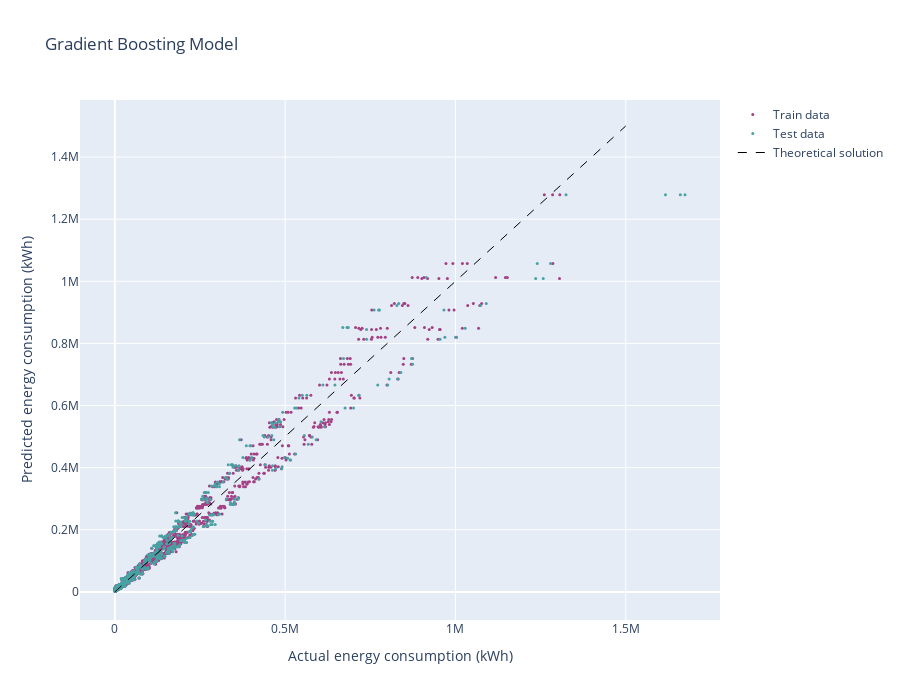

Notebook code cell kept with this figure:
### Markdown cell above
## Gradient Boosting

### Code cell
X, y = gdf_data[best_columns_gb], gdf_data.energy

X_train, X_test, y_train, y_test = train_test_split(
    X, y, test_size=0.3, random_state=13
)

params = {
    "n_estimators": 800,
    "max_depth": 6,
    "min_samples_split": 5,
    "learning_rate": 0.01,
    "loss": "squared_error",
}

reg = ensemble.GradientBoostingRegressor(**params)
reg.fit(X_train, y_train)

mse = mean_squared_error(y_test, reg.predict(X_test))
r2_train = r2_score(y_train, reg.predict(X_train))
r2 = r2_score(y_test, reg.predict(X_test))
print("The mean squared error (MSE) on test set: {:.4f}".format(mse))
print("The R2 score (R2) on train set: {:.4f}".format(r2_train))
print("The R2 score (R2) on test set: {:.4f}".format(r2))

feature_importance = reg.feature_importances_
sorted_idx = np.argsort(feature_importance)
pos = np.arange(sorted_idx.shape[0]) + 0.5
fig = plt.figure(figsize=(12, 6))
plt.subplot(1, 2, 1)
plt.barh(pos, feature_importance[sorted_idx], align="center")
plt.yticks(pos, np.array(X.columns)[sorted_idx])
plt.title("Feature Importance (MDI)")

result = permutation_importance(
    reg, X_test, y_test, n_repeats=10, random_state=42, n_jobs=2
)
sorted_idx = result.importances_mean.argsort()
plt.subplot(1, 2, 2)
plt.boxplot(
    result.importances[sorted_idx].T,
    vert=False,
    labels=np.array(X.columns)[sorted_idx],
)
plt.title("Permutation Importance (test set)")
fig.tight_layout()
plt.show()

fig = go.Figure()

fig.add_trace(go.Scatter(x=y_train, y=reg.predict(X_train),
                    mode='markers',
                    name='Train data',
                    marker = {'color': '#A34184',
                              'size': 3}))

fig.add_trace(go.Scatter(x=y_test, y=reg.predict(X_test),
                    mode='markers',
                    name='Test data',
                    marker = {'color': '#49A1A3',
                              'size': 3}))

fig.add_trace(go.Scatter(x=[0, 1.5e6], y=[0, 1.5e6],
                    mode='lines',
                    name='Theoretical solution',
                    line=dict(color='black', 
                              width=1,
                              dash='dash')))

fig.update_layout(
    width=900,
    height=700,
    title="Gradient Boosting Model",
    xaxis_title="Actual energy consumption (kWh)", 
    yaxis_title="Predicted energy consumption (kWh)"
)

### Figure 1 — Plotly figure (JSON) as saved in the notebook; plotly's stock layout.template omitted (floating-point values rounded to 4 significant figures; data arrays with more than 128 entries replaced by an {"elided": "..."} marker saying what was removed)
{"data": [{"marker": {"color": "#A34184", "size": 3}, "mode": "markers", "name": "Train data", "type": "scatter", "x": {"elided": "1607 float values"}, "y": {"elided": "1607 float values"}}, {"marker": {"color": "#49A1A3", "size": 3}, "mode": "markers", "name": "Test data", "type": "scatter", "x": {"elided": "689 float values"}, "y": {"elided": "689 float values"}}, {"line": {"color": "black", "dash": "dash", "width": 1}, "mode": "lines", "name": "Theoretical solution", "type": "scatter", "x": [0, 1500000], "y": [0, 1500000]}], "layout": {"height": 700, "title": {"text": "Gradient Boosting Model"}, "width": 900, "xaxis": {"title": {"text": "Actual energy consumption (kWh)"}}, "yaxis": {"title": {"text": "Predicted energy consumption (kWh)"}}}}
